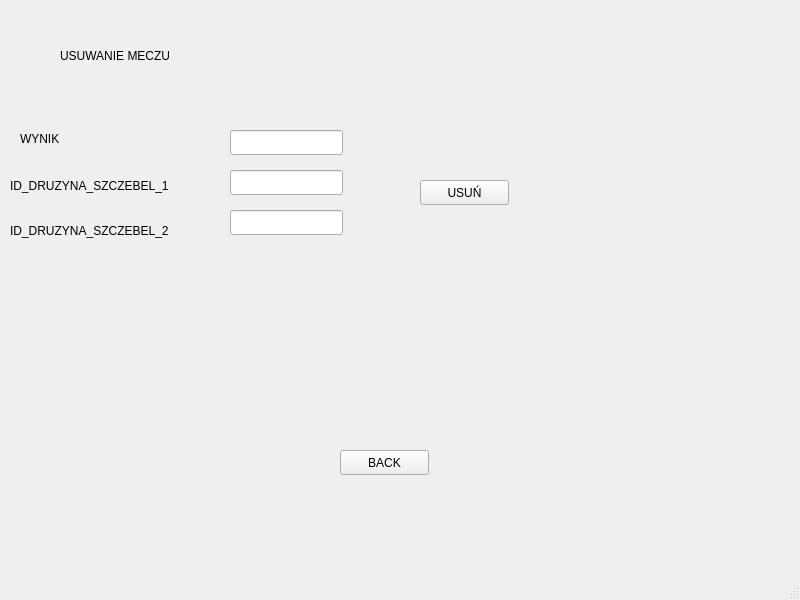
<?xml version="1.0" encoding="UTF-8"?>
<ui version="4.0">
 <class>MainWindow</class>
 <widget class="QMainWindow" name="MainWindow">
  <property name="geometry">
   <rect>
    <x>0</x>
    <y>0</y>
    <width>800</width>
    <height>600</height>
   </rect>
  </property>
  <property name="windowTitle">
   <string>MainWindow</string>
  </property>
  <widget class="QWidget" name="centralwidget">
   <widget class="QPushButton" name="pushButton">
    <property name="geometry">
     <rect>
      <x>420</x>
      <y>180</y>
      <width>89</width>
      <height>25</height>
     </rect>
    </property>
    <property name="text">
     <string>USUŃ</string>
    </property>
   </widget>
   <widget class="QPushButton" name="pushButton_2">
    <property name="geometry">
     <rect>
      <x>340</x>
      <y>450</y>
      <width>89</width>
      <height>25</height>
     </rect>
    </property>
    <property name="text">
     <string>BACK</string>
    </property>
   </widget>
   <widget class="QLabel" name="label">
    <property name="geometry">
     <rect>
      <x>90</x>
      <y>300</y>
      <width>67</width>
      <height>17</height>
     </rect>
    </property>
    <property name="text">
     <string/>
    </property>
   </widget>
   <widget class="QLabel" name="label_2">
    <property name="geometry">
     <rect>
      <x>60</x>
      <y>20</y>
      <width>181</width>
      <height>71</height>
     </rect>
    </property>
    <property name="text">
     <string>USUWANIE MECZU</string>
    </property>
   </widget>
   <widget class="QLabel" name="label_3">
    <property name="geometry">
     <rect>
      <x>20</x>
      <y>130</y>
      <width>67</width>
      <height>17</height>
     </rect>
    </property>
    <property name="text">
     <string>WYNIK</string>
    </property>
   </widget>
   <widget class="QLabel" name="label_4">
    <property name="geometry">
     <rect>
      <x>10</x>
      <y>170</y>
      <width>201</width>
      <height>31</height>
     </rect>
    </property>
    <property name="text">
     <string>ID_DRUZYNA_SZCZEBEL_1</string>
    </property>
   </widget>
   <widget class="QLabel" name="label_5">
    <property name="geometry">
     <rect>
      <x>10</x>
      <y>220</y>
      <width>191</width>
      <height>21</height>
     </rect>
    </property>
    <property name="text">
     <string>ID_DRUZYNA_SZCZEBEL_2</string>
    </property>
   </widget>
   <widget class="QLineEdit" name="lineEdit">
    <property name="geometry">
     <rect>
      <x>230</x>
      <y>130</y>
      <width>113</width>
      <height>25</height>
     </rect>
    </property>
   </widget>
   <widget class="QLineEdit" name="lineEdit_2">
    <property name="geometry">
     <rect>
      <x>230</x>
      <y>170</y>
      <width>113</width>
      <height>25</height>
     </rect>
    </property>
   </widget>
   <widget class="QLineEdit" name="lineEdit_3">
    <property name="geometry">
     <rect>
      <x>230</x>
      <y>210</y>
      <width>113</width>
      <height>25</height>
     </rect>
    </property>
   </widget>
  </widget>
  <widget class="QMenuBar" name="menubar">
   <property name="geometry">
    <rect>
     <x>0</x>
     <y>0</y>
     <width>800</width>
     <height>22</height>
    </rect>
   </property>
  </widget>
  <widget class="QStatusBar" name="statusbar"/>
 </widget>
 <resources/>
 <connections/>
</ui>
